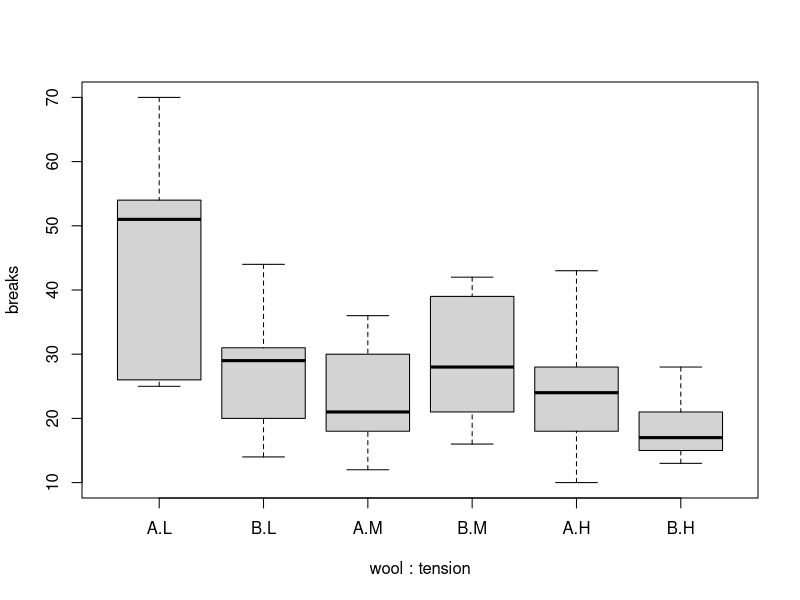

This figure's R source:
# Comparing means with a two-factor ANOVA

# Load data 
# Built-in dataset "warpbreaks"
?warpbreaks
data(warpbreaks)
boxplot(breaks ~ wool*tension, data = warpbreaks)

# Model with interaction
aov1 <- aov(breaks ~ 
            wool + tension + wool:tension, 
            # or: wool*tension, 
            data = warpbreaks)
summary(aov1)

# Additional information on model
model.tables(aov1)
model.tables(aov1, type = "means")
model.tables(aov1, type = "effects")  # "effects" is default

# Post-hoc test
TukeyHSD(aov1)

remove(list = ls())  # Clean up